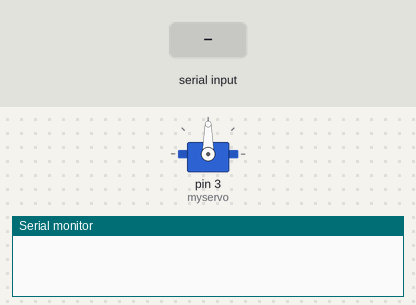
Bench run of a sketch on a simulated Arduino Uno, built with avr-gcc and run on an emulated ATmega328P. Shown: servo, the last lines printed to the serial monitor. Inputs (shaded band) come from the test bench.

Above: at 1.2 s.
1.3 s: "90,45\n" received over Serial
At 2.6 s:
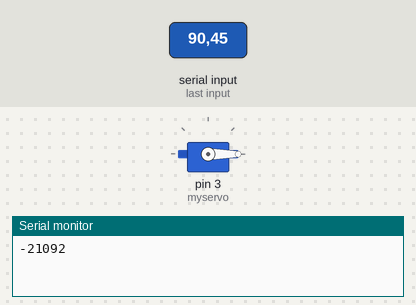
2.9 s: "45\n" received over Serial
At 4.0 s:
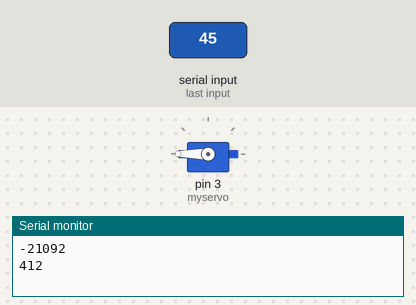
4.5 s: "5\n" received over Serial
At 5.3 s:
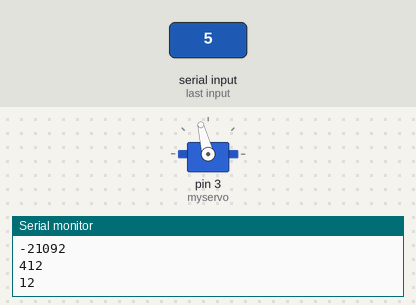
6.1 s: "30,150\n" received over Serial
At 6.5 s:
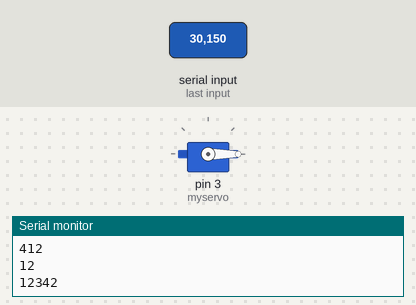
7.7 s: "90\n" received over Serial
At 8.9 s:
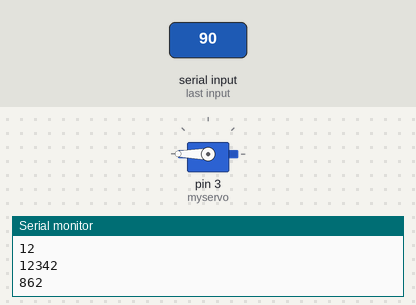
Timing chart, 0 to 10.3 s (numbered marks = the images above; inputs shaded):
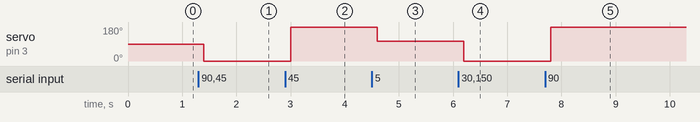

The sketch:

WindTunnelServo.ino
```cpp
// WindTunnelServo
// Harrison King
// 2/9/2017
// This code reads an input angle in ASCII from the serial line, then writes that angle to a BlueBird 616DMG+HS servo.

#include <Servo.h>

//_____________Global Variables_____________
Servo myservo;  // create servo object to control a servo
int val;        // input angle

//_____________Setup Function_____________
void setup() {
  Serial.begin(9600);
  myservo.attach(3);  // attaches the servo on pin 3 to the servo object
}

//_____________Main Loop_____________
void loop() {
  if (Serial.available()){
  val = readAngle();
  Serial.println(val);
  val = val*10+1500;    //10 us per degree, zero point at 1500 us. This gives range of +69 to -70.
  myservo.write(val);   // sets the servo position according to the scaled value
  delay(15);            // waits for the servo to get there
  }
}

//_____________Support Functions_____________
int readAngle(){
  int angle = 0;
  if (!Serial.available()) return 0;    //exit if called erroniously
  delay(100);                           //wait for all characters to pile up in buffer
  bool negative = (Serial.peek()==45);  //check for minus sign
  if (negative) Serial.read();          //clear minus sign from buffer
  while (Serial.available()){
    angle = angle*10+Serial.read()-48;  //read digits
  }
  if (negative) angle = angle*-1;       //flip sign if number is supposed to be negative
  return angle;
}
```

Measured:
- after the input at 1.3 s, servo on pin 3 (myservo): 90° → 0° after 0.10 s
- after the input at 2.9 s, servo on pin 3 (myservo): 0° → 180° after 0.10 s
- after the input at 4.5 s, servo on pin 3 (myservo): 180° → 104° after 0.10 s
- after the input at 6.1 s, servo on pin 3 (myservo): 104° → 0° after 0.10 s
- after the input at 7.7 s, servo on pin 3 (myservo): 0° → 180° after 0.10 s
